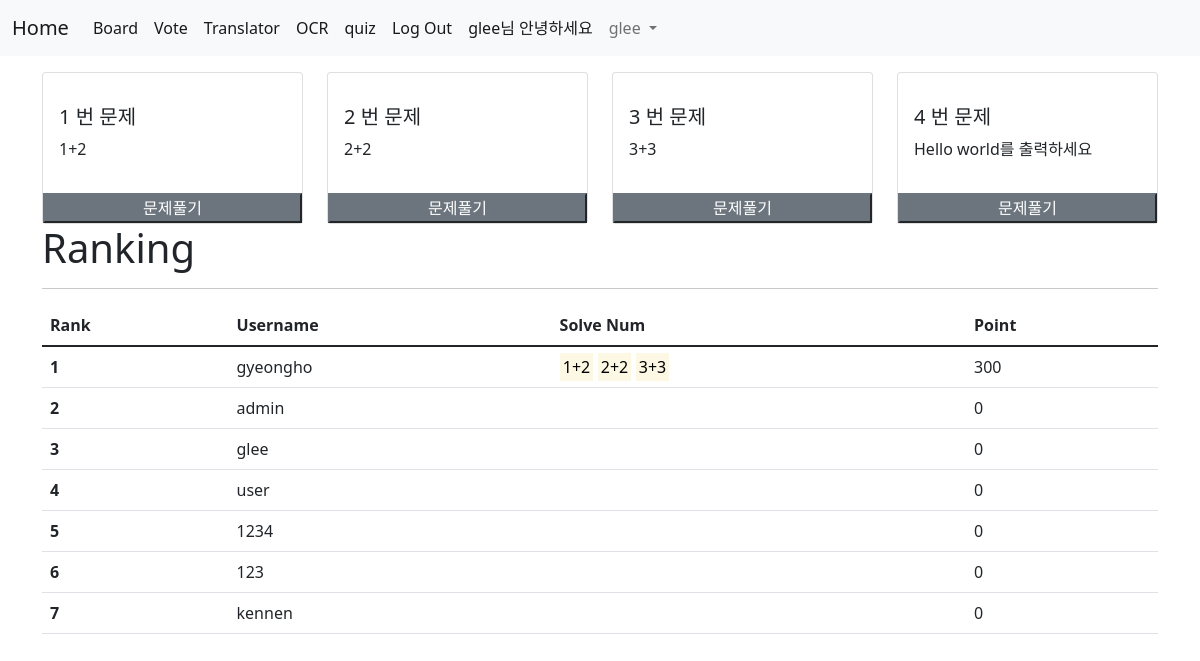
Page /quiz/ (signed in) on the committed database.
### acc/models.py (models this page shows)
class User(AbstractUser):
    userpic = models.ImageField(upload_to="usr/%y", blank=True)
    nickname = models.CharField(max_length=30, blank=True)
    comment = models.TextField(blank=True)
    point = models.IntegerField(default=0)
    pass

### quiz/models.py (models this page shows)
class Quiz(models.Model):
    question = models.TextField()
    answer = models.TextField()
    solver = models.ManyToManyField(User, blank=True)
    point = models.IntegerField()

### quiz/views.py (the view)
# urls.py: path('', views.index, name="index"),
def index(request):
    q = Quiz.objects.all()
    u = User.objects.all().order_by("-point")
    context = {
        'con': q,
        'u': u,
    }
    return render(request, "quiz/index.html", context)

### template/quiz/index.html (shortened to what this page needs)
{% extends 'base.html' %}
{% block content %}
<div class="container mt-3">
    <div class="row">
        {% for i in con%}
        <div class="col-lg-3">
            <div class="card">
                <div class="card-body mt-3 mb-3">
                    <h5 class="card-title">{{forloop.counter}} 번 문제</h5>
                    <p class="card-text">{{i.question}}</p>
                </div>
                <button type="button" class="{% if user in i.solver.all%}btn btn-primary{%else%}btn-secondary{%endif%}" data-bs-toggle="modal" data-bs-target="#exampleModal{{forloop.counter}}">
                    문제풀기
                </button>
            </div>
        </div>
        {%endfor%}
    </div>
    <h1>Ranking</h1>
    <hr>
        <table class="table">
            <thead>
            <tr>
                <th scope="col">Rank</th>
                <th scope="col">Username</th>
                <th scope="col">Solve Num</th>
                <th scope="col">Point</th>
            </tr>
            </thead>
            <tbody>
            {% for i in u %}
                <tr>
                    <th scope="row"> {{forloop.counter}} </th>
                    <td>{{i.username}}</td>
                    <td>
                        {% for j in i.quiz_set.all%}
                        <mark>{{ j.question }}</mark>
                        {% endfor %}
                    </td>
                    <td>{{i.point}}</td>
                </tr>
            {%endfor%}
            </tbody>
        </table>
</div>
{% endblock %}

### template/base.html (shortened to what this page needs)
    {% if user.is_authenticated%}
    <!doctype html>
<html lang="en">
<head>
    <link href="https://cdn.jsdelivr.net/npm/bootstrap@5.1.1/dist/css/bootstrap.min.css" rel="stylesheet">
</head>
<body>
    <nav class="navbar navbar-expand-lg navbar-light bg-light">
        <div class="container-fluid">
        <a class="navbar-brand" href="{%url 'acc:index' %}">Home</a>
        <div class="collapse navbar-collapse" id="navbarNav">
            <ul class="navbar-nav">
                <li class="nav-item">
                    <a class="nav-link active" aria-current="page" href="{%url 'board:index'%}">Board</a>
                  </li>
                  <li class="nav-item">
                    <a class="nav-link active" aria-current="page" href="{%url 'vote:index'%}">Vote</a>
                  </li>
                  <li class="nav-item">
                    <a class="nav-link active" aria-current="page" href="{%url 'trans:index'%}">Translator</a>
                  </li>
                  <li class="nav-item">
                    <a class="nav-link active" aria-current="page" href="{%url 'ocr:index'%}">OCR</a>
                  </li>
                  <li class="nav-item">
                    <a class="nav-link active" aria-current="page" href="{%url 'quiz:index'%}">quiz</a>
                  </li>
            <li class="nav-item">
                <a class="nav-link active" aria-current="page" href="{%url 'acc:logout_user' %}">Log Out</a>
            </li>
            <li class="nav-item">
                <a class="nav-link active" aria-current="page">{{user.username}}님 안녕하세요 </a>
            </li>
            <li class="nav-item dropdown">
                <a class="nav-link dropdown-toggle" href="#" id="navbarDropdown" role="button" data-bs-toggle="dropdown" aria-expanded="false">
                 {{user.username}}
                </a>
              </li>
            </ul>
        </div>
        </div>
    </nav>
    {% block content %}
    {% endblock %}
    {% endif %}
</body>
</html>

### rows in the picture
User: username "glee", point "0"
Quiz: question "1+2"
Quiz: question "2+2"
Quiz: question "3+3"
Quiz: question "Hello world를 출력하세요"
User: username "gyeongho", point "300"
User: username "admin", point "0"
User: username "user", point "0"
User: username "1234", point "0"
User: username "123", point "0"
User: username "kennen", point "0"
